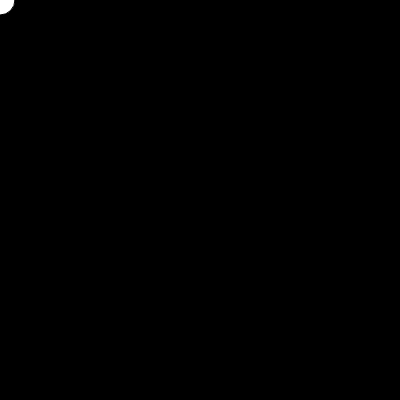
Frame 1 (no input)
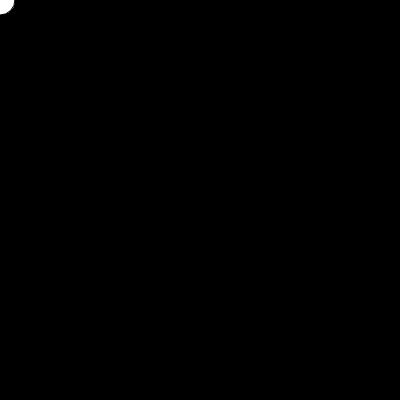
Frame 60 (no input)
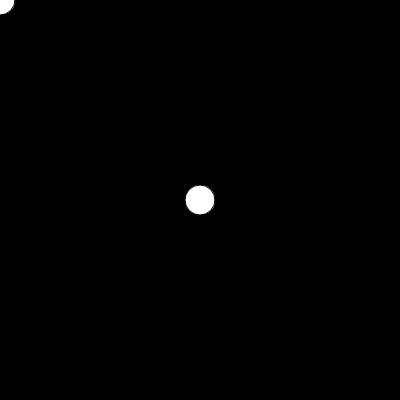
Frame 120 (the mouse pressed at the canvas centre since frame 60)

The p5.js sketch that drew these frames (run headless with seeded random() and noise() and a simulated clock; from frame 60 on, the mouse is pressed at the canvas centre):

// p5.js sketch
// ── sketch.js
function setup() {
  createCanvas(400, 400)
  background(0, 0, 0)
}

function draw() {
  if (keyIsPressed) {
    if (key == 'r') {
      fill(255, 0, 0)
    }
    if (key == 'g') {
    fill(0, 255,0)
    }
  }

  ellipse(mouseX, mouseY, 30, 30)
}
